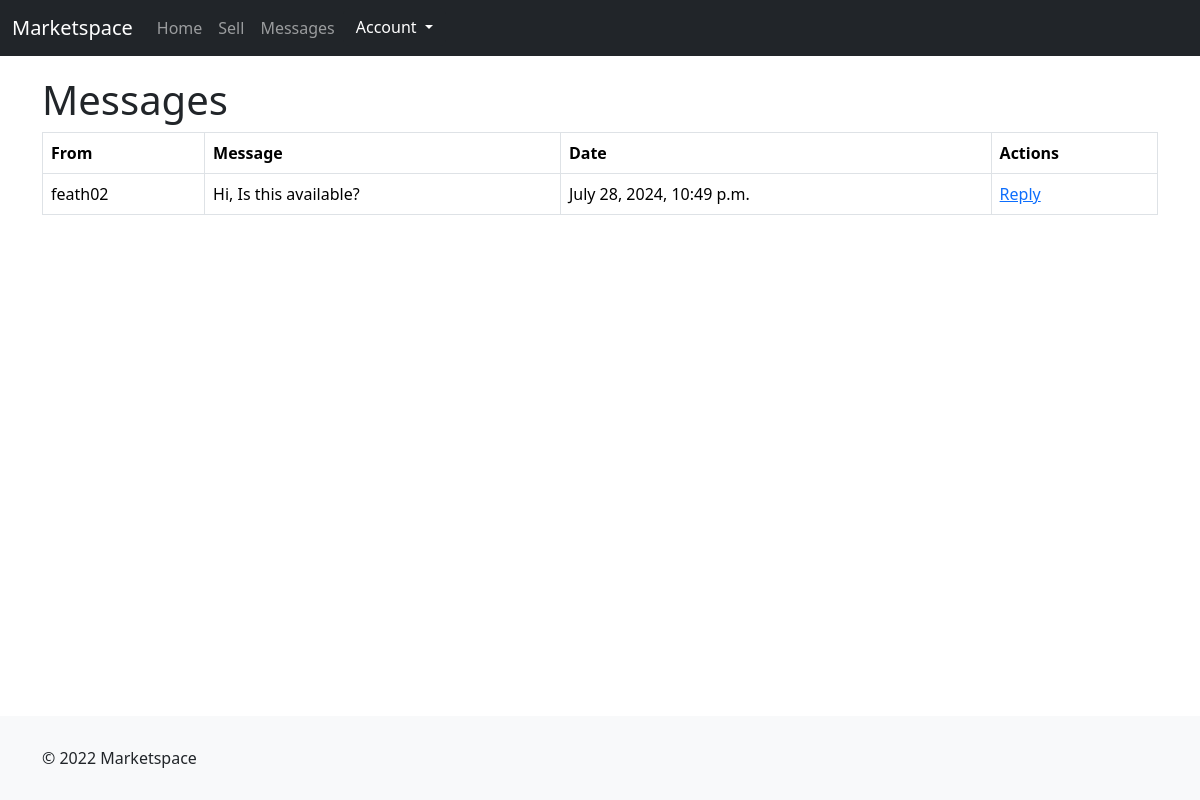
Page /marketplace/mesages/ (signed in) on the committed database.
### marketplace/models.py (models this page shows, shortened)
class UserMessage(models.Model):
    item = models.ForeignKey(
        Item,
        on_delete=models.CASCADE,
        null=True
        )
    sender = models.ForeignKey(
        User,
        on_delete=models.CASCADE,
        related_name='sent_messages'
        )
    receiver = models.ForeignKey(
        User,
        on_delete=models.CASCADE,
        related_name='received_messages'
        )
    message = models.TextField()
    timestamp = models.DateTimeField(auto_now_add=True)

### marketplace/views.py (the view)
# urls.py: path('mesages/', views.user_messages, name='messages'),
def user_messages(request):
    messages = UserMessage.objects.filter(receiver=request.user)
    return render(request, 'marketplace/messages.html', {'messages': messages})

### templates/marketplace/messages.html (shortened to what this page needs)
{% load static %}
<!DOCTYPE html>
<html lang="en">
  <head>
    <link href="{% static 'css/bootstrap.min.css' %}" rel="stylesheet" />
    <link
      href="https://cdn.jsdelivr.net/npm/bootstrap@5.3.3/dist/css/bootstrap.min.css"
      rel="stylesheet"
    />
  </head>
  <body>
    <section>
       <header>
        <nav class="navbar navbar-expand-lg navbar-dark bg-dark">
      <div class="container-fluid">
        <a class="navbar-brand" href="{% url 'marketplace:index' %}">
          Marketspace
        </a>
        <div class="collapse navbar-collapse" id="navbarNavDarkDropdown">
          <ul class="navbar-nav">
            <li class="nav-item">
              <a class="nav-link" href="{% url 'marketplace:index' %}">
                Home
              </a>
            </li>
            <li class="nav-item">
              {% if user.is_authenticated %}
              <a class="nav-link" href="{% url 'marketplace:create_item' %}">
                Sell
              </a>
            </li>
            <li class="nav-item">
              <a class="nav-link" href="{% url 'marketplace:messages' %}">
                Messages
              </a>
              {% endif %}
            </li>
            <li class="nav-item dropdown">
              <button
                class="btn btn-dark dropdown-toggle"
                data-bs-toggle="dropdown"
                aria-expanded="false"
              >
                Account
              </button>
            </li>
          </ul>
        </div>
      </div>
    </nav>
  </header>
    </section>
    <div class="container">
      <h1>Messages</h1>
      <table class="table table-bordered">
        <thead>
          <tr>
            <th>From</th>
            <th>Message</th>
            <th>Date</th>
            <th>Actions</th>
          </tr>
        </thead>
        <tbody>
          {% for message in messages %}
          <tr>
            <td>{{ message.sender }}</td>
            <td>
                {{ message.message }}
            </td>
            <td>{{ message.timestamp }}</td>
            <td>
                <a href="{% url 'marketplace:reply_form' message.id %}">Reply</a>
            </td>
          </tr>
          {% endfor %}
        </tbody>
      </table>
    </div>
    <footer>
      <div class="container">
        <p>&copy; 2022 Marketspace</p>
      </div>
    </footer>
    </body>
</html>

### templates/marketplace/messages.html (style rules this page uses)
p { text-align: left; }
footer { background-color: #f8f9fa; padding: 10px 0; position: fixed; bottom: 0; width: 100%; }
.container { margin-top: 20px; margin-bottom: 20px; }

### rows in the picture
UserMessage: sender "feath02", message "Hi, Is this available?", timestamp "July 28, 2024, 10:49 p.m."
